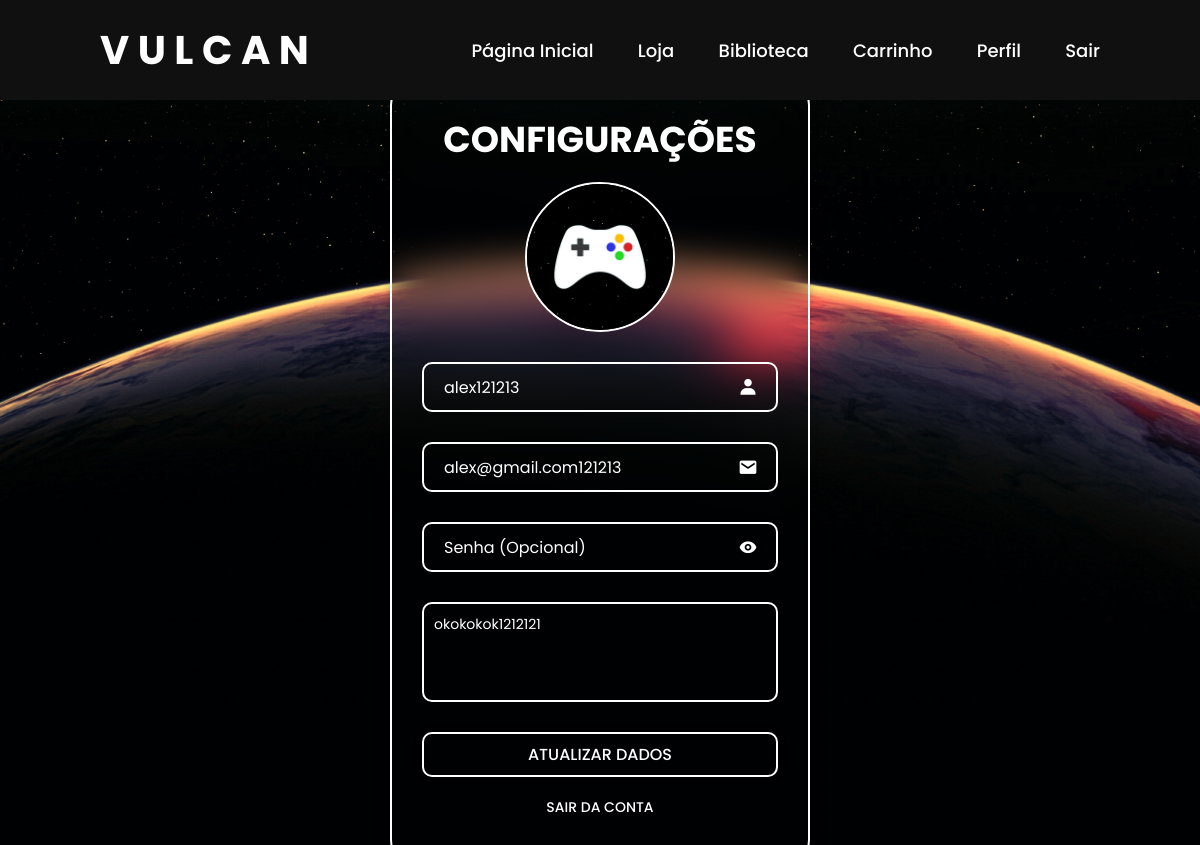
Screenshot of /TCC/tccalpha/PHP/config.php (signed in) with the database file from the repository.
### tables this page shows
CREATE TABLE `usuarios` (
  `id` int(11) NOT NULL,
  `nome` varchar(50) NOT NULL,
  `email` varchar(100) NOT NULL,
  `senha` varchar(255) NOT NULL,
  `bio` varchar(255) NOT NULL,
  `palavrapass` varchar(255) NOT NULL
);

### TCC/tccalpha/PHP/config.php (the view, shortened to what this page needs)
<?php
$conn = new mysqli("localhost", "root", "", "jogo_store");
$user_id = $_SESSION['user_id'];
$sql = "SELECT nome, email, bio FROM usuarios WHERE id = ?";
$stmt = $conn->prepare($sql);
$stmt->bind_param("i", $user_id);
$stmt->execute();
$result = $stmt->get_result();
$user = $result->fetch_assoc();
?>
<!DOCTYPE html>
<html lang="en">
<head>
    <link rel="stylesheet" href="../CSS/configx.css">
    <link href='https://unpkg.com/boxicons@2.1.4/css/boxicons.min.css' rel='stylesheet'>
</head>
<body>
    <header class="header">
        <a href="index.php" class="logo">V U L C A N</a>
        <nav class="navbar">
            <a href="index.php">Página Inicial</a>
            <a href="store.php">Loja</a>
            <a href="biblioteca.php">Biblioteca</a>
            <a href="carrinho.php">Carrinho</a>
            <a href="perfil.php">Perfil</a>
            <a href="logout.php">Sair</a>
        </nav>
    </header>
    <div class="credentials">
        <form method="POST">
            <h1>CONFIGURAÇÕES</h1>
            <div class="user-photo">
                <img src="../ASSETS/userpfp.png" class="profile-photo">
            </div>
            <div class="input-box">
                <input type="text" name="nome" value="<?= htmlspecialchars($user['nome']); ?>" placeholder="Usuário" required>
                <i class='bx bxs-user'></i>
            </div>
            <div class="input-box">
                <input type="email" name="email" value="<?= htmlspecialchars($user['email']); ?>" placeholder="E-mail" required>
                <i class='bx bxs-envelope'></i>
            </div>
            <div class="input-box">
                <input type="password" id="password" name="senha" placeholder="Senha (Opcional)">
                <i class='bx bxs-show' id="togglePassword"></i>
            </div>
            <div class="input-box">
                <textarea name="bio" class="bio-usuario" rows="4" placeholder="Sua biografia..."><?= htmlspecialchars($user['bio']); ?></textarea>
            </div>
            <input type="submit" class="btn-register" name="submit" value="ATUALIZAR DADOS">
            <div class="login-link">
                <p><a href="logout.php">SAIR DA CONTA</a></p>
            </div>
        </form>
    </div>
</body>
</html>

### TCC/tccalpha/CSS/configx.css (style rules this page uses)
* { margin: 0; padding: 0; box-sizing: border-box; font-family: "Poppins", sans-serif; }
body { min-height: 100vh; background: url(../ASSETS/wallpaper.jpg) no-repeat; display: flex; background-size: cover; background-position: center; justify-content: center; align-items: center; }
.header { position: fixed; top: 0; left: 0; width: 100%; padding: 20px 100px; background: #101010; display: flex; justify-content: space-between; align-items: center; z-index: 100; }
.logo { font-size: 40px; color: #ffffff; text-decoration: none; font-weight: 700; }
.navbar a { font-size: 18px; position: relative; color: #ffffff; text-decoration: none; font-weight: 500; margin-left: 40px; }
.navbar a::before { content: ''; position: absolute; top: 100%; left: 0; width: 0; height: 2px; background: #ffffff; transition: .15s; }
.credentials { margin-top: 80px; background: transparent; color: #ffffff; width: 420px; border: 2px solid #ffffff; border-radius: 25px; backdrop-filter: blur(20px); padding: 30px 30px; box-shadow: 0 0 10px rgba(0, 0, 0, .2); }
.credentials h1 { font-size: 36px; text-align: center; margin-bottom: 15px; }
.credentials .input-box { background: transparent; color: #ffffff; position: relative; width: 100%; height: 50px; margin: 30px 0; }
.input-box input { color: #ffffff; font-size: 16px; padding: 20px 45px 20px 20px; width: 100%; height: 100%; background: transparent; border: none; outline: none; border: 2px solid #ffffff; border-radius: 10px; }
.input-box input::placeholder { color: #ffffff; }
.input-box i { position: absolute; right: 20px; top: 50%; transform: translateY(-50%); font-size: 20px; cursor: pointer; }
.credentials .btn-register { margin-top: 50px; width: 100%; height: 45px; background: transparent; border: none; outline: none; border: 2px solid #ffffff; border-radius: 10px; box-shadow: 0 0 10px rgba(0, 0, 0, .1); font-size: 16px; color: #ffffff; font-weight: 500; cursor: pointer; }
.credentials .login-link { font-size: 14px; text-align: center; margin: 20px 0 15px; }
.login-link p a { color: #ffffff; text-decoration: none; font-weight: 500; }
* { margin: 0%; padding: 0%; }
.profile-photo { display: flex; justify-self: center; border: 2px solid #ffffff; width: 150px; height: 150px; border-radius: 150px; box-sizing: border-box; margin-bottom: 10px; }
textarea.bio-usuario { box-sizing: border-box; width: 100%; height: 100px; border: 2px solid #ffffff; background-color: transparent; border-radius: 10px; font-size: 14px; color: #ffffff; padding: 10px 10px; resize: none; }

### rows the page displays
usuarios: nome "alex121213", email "alex@gmail.com121213", bio "okokokok1212121"
